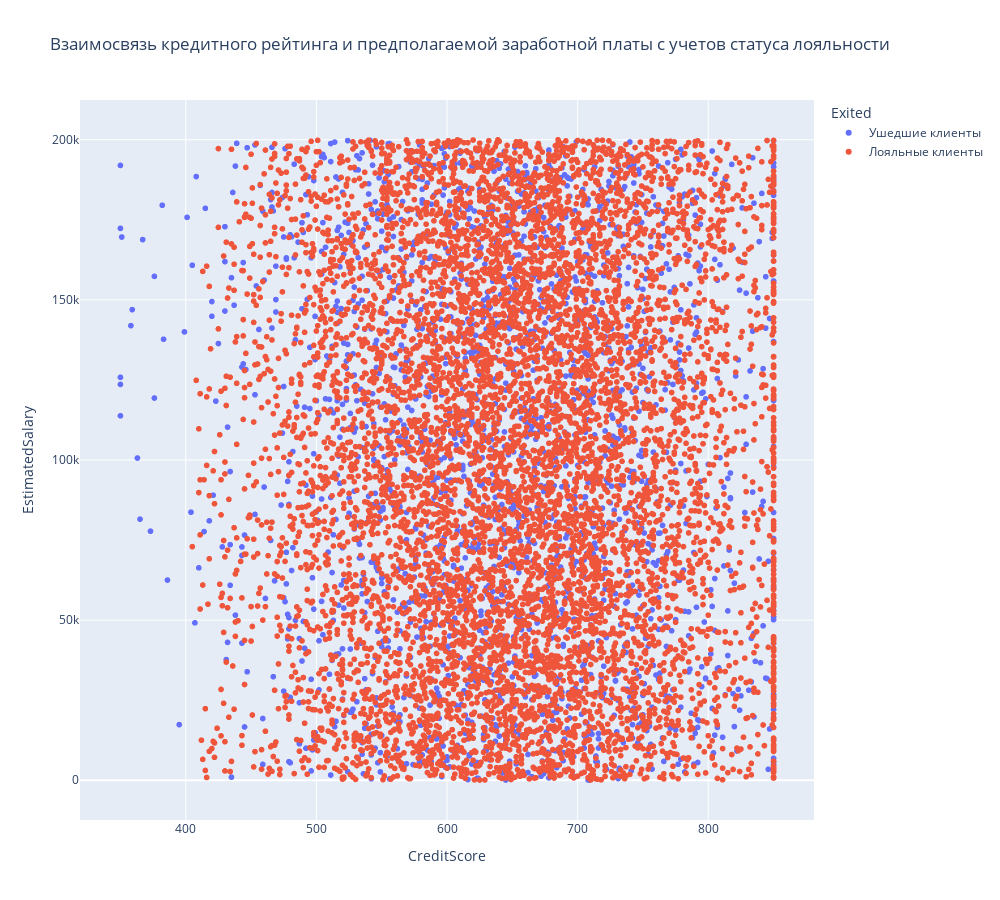

The notebook cell this image was saved under:
### Markdown cell above
### <center> ЗАДАНИЕ 9.5. Постройте график, который показывает взаимосвязь кредитного рейтинга клиента и его предполагаемой зарплаты. Добавьте расцветку по признаку оттока клиентов. Какова взаимосвязь между признаками? Если не видите явной взаимосвязи, укажите это.

### Code cell
lin_data_5=churn_data2.groupby(['CreditScore','EstimatedSalary'], as_index=False)['Exited'].value_counts()
fig =px.scatter(
    data_frame=lin_data_5, 
    x='CreditScore', 
    y='EstimatedSalary',
    color='Exited',
    height=900, 
    width=1000,
    title='Взаимосвязь кредитного рейтинга и предполагаемой заработной платы с учетов статуса лояльности' #заголовок
)
fig.show()

### Figure 1 — Plotly figure (JSON) as saved in the notebook; plotly's stock layout.template omitted (floating-point values rounded to 4 significant figures; data arrays with more than 128 entries replaced by an {"elided": "..."} marker saying what was removed)
{"data": [{"hovertemplate": "Exited=Ушедшие клиенты<br>CreditScore=%{x}<br>EstimatedSalary=%{y}<extra></extra>", "legendgroup": "Ушедшие клиенты", "marker": {"color": "#636efa", "symbol": "circle"}, "mode": "markers", "name": "Ушедшие клиенты", "showlegend": true, "type": "scattergl", "x": {"elided": "2037 int values"}, "xaxis": "x", "y": {"elided": "2037 float values"}, "yaxis": "y"}, {"hovertemplate": "Exited=Лояльные клиенты<br>CreditScore=%{x}<br>EstimatedSalary=%{y}<extra></extra>", "legendgroup": "Лояльные клиенты", "marker": {"color": "#EF553B", "symbol": "circle"}, "mode": "markers", "name": "Лояльные клиенты", "showlegend": true, "type": "scattergl", "x": {"elided": "7963 int values"}, "xaxis": "x", "y": {"elided": "7963 float values"}, "yaxis": "y"}], "layout": {"height": 900, "legend": {"title": {"text": "Exited"}, "tracegroupgap": 0}, "title": {"text": "Взаимосвязь кредитного рейтинга и предполагаемой заработной платы с учетов статуса лояльности"}, "width": 1000, "xaxis": {"anchor": "y", "domain": [0, 1], "title": {"text": "CreditScore"}}, "yaxis": {"anchor": "x", "domain": [0, 1], "title": {"text": "EstimatedSalary"}}}}
